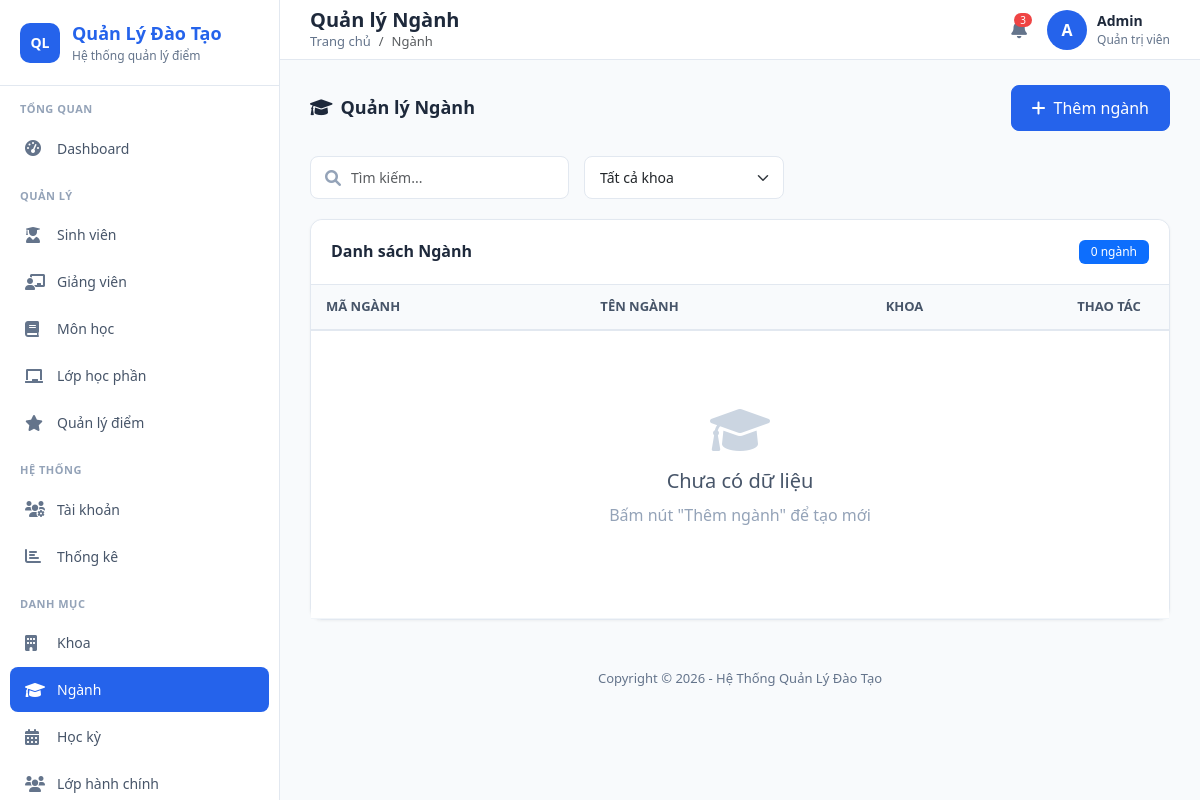
The app's page /public/index.php?url=Nganh/index, older data.
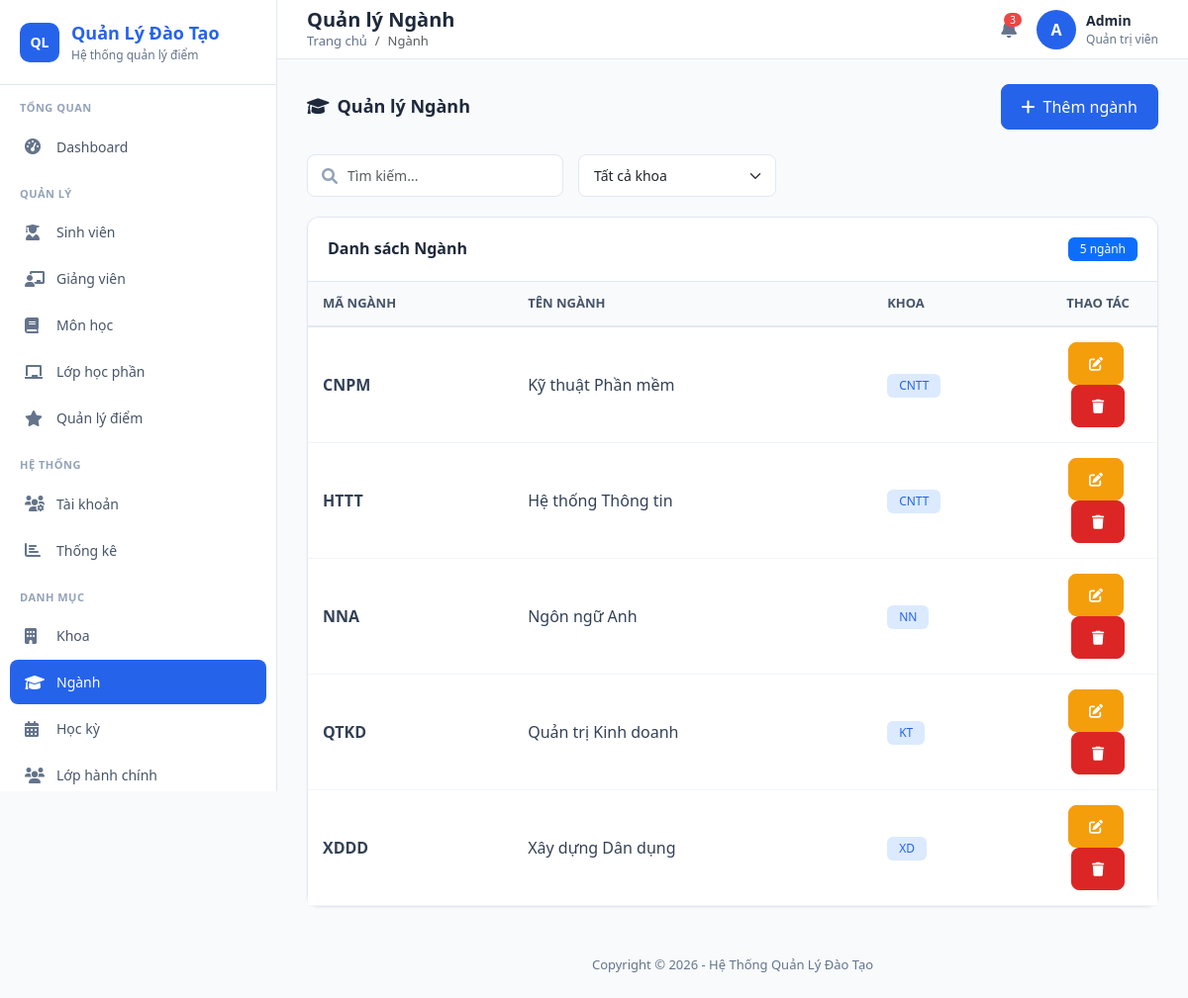
The same page, newer data.
### tables this page shows
CREATE TABLE NGANH (
    MaNganh VARCHAR(10) PRIMARY KEY,
    TenNganh VARCHAR(100) NOT NULL,
    MaKhoa VARCHAR(10) NOT NULL,
    FOREIGN KEY (MaKhoa) REFERENCES KHOA(MaKhoa)
);

### app/controllers/NganhController.php (called while the page is built, shortened)
<?php
require_once __DIR__ . '/../config/Database.php';
require_once __DIR__ . '/../models/NganhModel.php';
class NganhController {
    private $nganhModel;
    public function __construct() {
        $database = new Database();
        $this->db = $database->getConnection();
            $this->nganhModel = new NganhModel($this->db);
    }
    public function index() {
        $nganhs = $this->nganhModel->readAll();
        $data = [
            'nganhs' => $nganhs,
            'pageTitle' => 'Quản lý Ngành',
            'breadcrumb' => 'Ngành'
        ];
        require_once "../app/views/nganh/index.php";
    }
}
?>

### app/core/App.php (called while the page is built, shortened)
<?php
class App {
    protected $method = 'index';
    public function __construct() {
        $url = $this->parseUrl();
        if ($url != null && file_exists('../app/controllers/' . ucfirst($url[0]) . 'Controller.php')) {
            unset($url[0]);
        }
        $this->controller = new $this->controller;
        if (isset($url[1])) {
            if (method_exists($this->controller, $url[1])) {
                $this->method = $url[1];
                unset($url[1]);
            }
        }
        $this->params = $url ? array_values($url) : [];
        call_user_func_array([$this->controller, $this->method], $this->params);
    }
    public function parseUrl() {
        if (isset($_GET['url'])) {
            return explode('/', filter_var(rtrim($_GET['url'], '/'), FILTER_SANITIZE_URL));
        }
        return null;
    }
}
?>

### public/index.php (called while the page is built, shortened)
<?php
$app = new App();
?>

### app/config/Database.php (called while the page is built, shortened)
<?php
class Database {
    private $host = 'localhost';
    private $db   = 'qldiem';
    private $user = 'root';
    private $pass = '';
    private $charset = 'utf8mb4';
    public function getConnection() {
        $this->conn = null;
        $dsn = "mysql:host=" . $this->host . ";dbname=" . $this->db . ";charset=" . $this->charset;
        $options = [
            PDO::ATTR_ERRMODE            => PDO::ERRMODE_EXCEPTION,
            PDO::ATTR_DEFAULT_FETCH_MODE => PDO::FETCH_ASSOC,
            PDO::ATTR_EMULATE_PREPARES   => false,
        ];
        try {
            $this->conn = new PDO($dsn, $this->user, $this->pass, $options);
        } catch (PDOException $e) {
            die('Kết nối database thất bại: ' . $e->getMessage());
        }
        return $this->conn;
    }
}
?>

### app/models/NganhModel.php (called while the page is built, shortened)
<?php
require_once __DIR__ . '/../config/Database.php';
class NganhModel {
    private $conn;
    private $table_name = "NGANH";
    public function __construct($db) {
        $this->conn = $db;
    }
    public function readAll() {
        $query = "SELECT * FROM " . $this->table_name;
        $stmt = $this->conn->prepare($query);
        $stmt->execute();
        return $stmt->fetchAll(PDO::FETCH_ASSOC);
    }
}

### app/views/nganh/index.php (the view, shortened to what the changed rows need)
<?php require_once '../app/views/layouts/header.php'; ?>
<div class="card">
    <div class="card-header d-flex justify-content-between align-items-center">
        <h5 class="card-title mb-0">Danh sách Ngành</h5>
        <span class="badge bg-primary"><?= count($data['nganhs'] ?? []) ?> ngành</span>
    </div>
    <div class="card-body p-0">
        <div class="table-responsive">
            <table class="table" id="dataTable">
                <thead>
                    <tr>
                        <th>Mã Ngành</th>
                        <th>Tên Ngành</th>
                        <th>Khoa</th>
                        <th width="120" class="text-center">Thao tác</th>
                    </tr>
                </thead>
                <tbody>
                    <?php if(!empty($data['nganhs'])): ?>
                        <?php foreach($data['nganhs'] as $nganh): ?>
                        <tr>
                            <td><strong><?= $nganh['MaNganh'] ?></strong></td>
                            <td><?= $nganh['TenNganh'] ?></td>
                            <td><span class="badge bg-info-light"><?= $nganh['MaKhoa'] ?? '' ?></span></td>
                            <td class="text-center">
                                <a href="index.php?url=Nganh/edit/<?= $nganh['MaNganh'] ?>" class="btn btn-sm btn-warning me-1">
                                    <i class="fas fa-edit"></i>
                                </a>
                                <a href="index.php?url=Nganh/delete/<?= $nganh['MaNganh'] ?>"
                                   class="btn btn-sm btn-danger" onclick="return confirm('Bạn có chắc chắn muốn xóa?')">
                                    <i class="fas fa-trash"></i>
                                </a>
                            </td>
                        </tr>
                        <?php endforeach; ?>
                    <?php else: ?>
                        <tr>
                            <td colspan="4">
                                <div class="empty-state">
                                    <i class="fas fa-graduation-cap"></i>
                                    <h5>Chưa có dữ liệu</h5>
                                    <p>Bấm nút "Thêm ngành" để tạo mới</p>
                                </div>
                            </td>
                        </tr>
                    <?php endif; ?>
                </tbody>
            </table>
        </div>
    </div>
</div>
<?php require_once '../app/views/layouts/footer.php'; ?>

Row changes from the older to the newer data that the page shows:
added nganh: MaNganh "CNPM", TenNganh "Kỹ thuật Phần mềm", MaKhoa "CNTT"
added nganh: MaNganh "HTTT", TenNganh "Hệ thống Thông tin", MaKhoa "CNTT"
added nganh: MaNganh "NNA", TenNganh "Ngôn ngữ Anh", MaKhoa "NN"
added nganh: MaNganh "QTKD", TenNganh "Quản trị Kinh doanh", MaKhoa "KT"
added nganh: MaNganh "XDDD", TenNganh "Xây dựng Dân dụng", MaKhoa "XD"
Text that changed along with them:
count($data['nganhs'] ?? []): "0" → "5"
text no longer shown: "Chưa có dữ liệu Bấm nút \"Thêm ngành\" để tạo mới"
